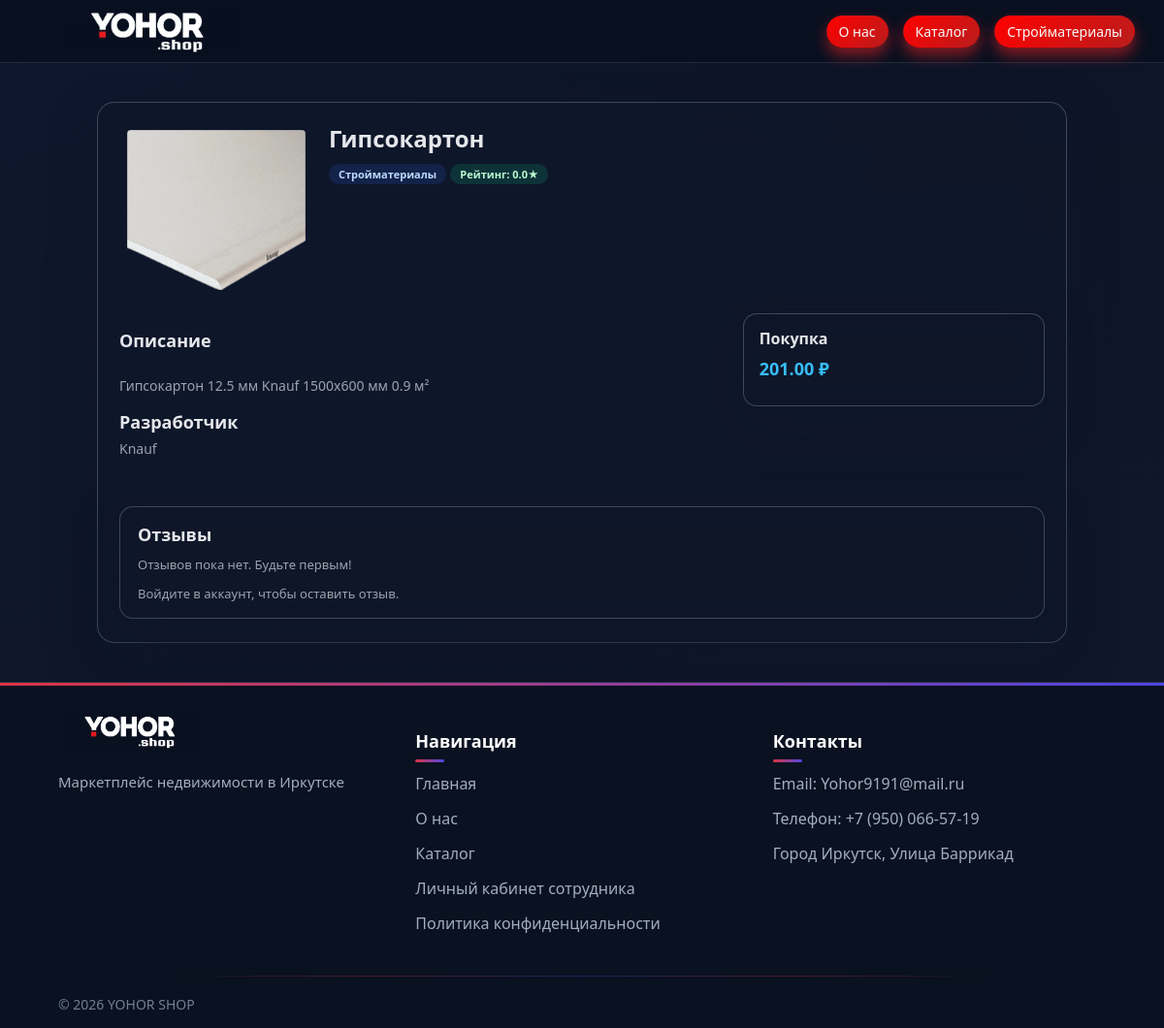
Page /software/6 on the committed database.
### tables this page shows
CREATE TABLE software (
            id INTEGER PRIMARY KEY AUTOINCREMENT,
            name TEXT NOT NULL,
            description TEXT,
            price REAL NOT NULL CHECK(price >= 0),
            category_id INTEGER NOT NULL,
            developer TEXT NOT NULL,
            downloads INTEGER DEFAULT 0,
            rating_avg REAL DEFAULT 0.0 CHECK(rating_avg >= 0 AND rating_avg <= 5),
            image_url TEXT,
            created_at TIMESTAMP DEFAULT CURRENT_TIMESTAMP,
            FOREIGN KEY (category_id) REFERENCES categories(id) ON DELETE RESTRICT
        );

CREATE TABLE categories (
            id INTEGER PRIMARY KEY AUTOINCREMENT,
            name TEXT NOT NULL UNIQUE,
            description TEXT,
            created_at TIMESTAMP DEFAULT CURRENT_TIMESTAMP
        );

### app.py (the view)
@app.route('/software/<int:software_id>')
def software_detail(software_id):
    user_id = session.get('user_id')
    software = get_software_by_id(software_id)
    if not software:
        flash('Товар не найден.', 'danger')
        return redirect(url_for('building_materials'))
    reviews = get_reviews_for_software(software_id)
    can_review = False
    user_review = None
    if user_id:
        can_review = user_has_purchased_software(user_id, software_id)
        if can_review:
            user_review = get_user_review_for_software(user_id, software_id)
    return render_template(
        'software_detail.html',
        software=software,
        reviews=reviews,
        can_review=can_review,
        user_review=user_review,
    )

### app.py (called while the page is built)
@app.context_processor
def inject_user():
    user_id = session.get('user_id')
    cart_count = 0
    active_tickets_count = 0
    if user_id:
        cart_items = get_cart_items(user_id)
        cart_count = len(cart_items)
    try:
        active_tickets_count = count_active_tickets()
    except Exception:
        active_tickets_count = 0
    return dict(
        user_id=user_id,
        user_name=session.get('user_name'),
        user_role=session.get('user_role'),
        cart_count=cart_count,
        active_tickets_count=active_tickets_count,
        categories=get_all_categories(),
    )

@app.context_processor
def inject_user():
    user_id = session.get('user_id')
    cart_count = 0
    active_applications_count = 0
    if user_id:
        cart_items = get_cart_items(user_id)
        cart_count = len(cart_items)
    try:
        active_applications_count = count_active_applications()
    except Exception:
        active_applications_count = 0
    return dict(
        user_id=user_id,
        user_name=session.get('user_name'),
        user_role=session.get('user_role'),
        cart_count=cart_count,
        active_applications_count=active_applications_count,
        categories=get_all_categories(),
    )

### db.py (called while the page is built)
def get_db_connection(db_name='software_shop.db'):
    conn = sqlite3.connect(db_name)
    conn.row_factory = sqlite3.Row
    return conn

def count_active_tickets(db_name="software_shop.db") -> int:
    conn = get_db_connection(db_name)
    try:
        cur = conn.cursor()
        row = cur.execute(
            """
            SELECT COUNT(*) AS cnt
            FROM support_tickets
            WHERE status IN ('new', 'in_progress')
            """
        ).fetchone()
        return row["cnt"]
    finally:
        conn.close()

def get_all_categories(db_name='software_shop.db') -> List[sqlite3.Row]:
    conn = get_db_connection(db_name)
    try:
        cursor = conn.cursor()
        categories = cursor.execute('SELECT * FROM categories ORDER BY name').fetchall()
        return categories
    finally:
        conn.close()

def count_active_applications(dbname: str = "software_shop.db") -> int:
    conn = get_db_connection(dbname)
    try:
        cur = conn.cursor()
        row = cur.execute(
            "SELECT COUNT(*) AS cnt FROM applications WHERE status IN ('new', 'in_review')"
        ).fetchone()
        return row["cnt"]
    finally:
        conn.close()

### templates/software_detail.html (shortened to what this page needs)
<!DOCTYPE html>
<html lang="ru">
<head>
    <link rel="stylesheet" href="{{ url_for('static', filename='style.css') }}">
</head>
<body>
    <div class="page-bg"></div>
    <div class="page-gradient"></div>
    <header class="header">
        <div class="container">
            <div class="nav">
                <a href="{{ url_for('index') }}" class="logo">
                    <img src="{{ url_for('static', filename='logo.png') }}" alt="YOHOR SHOP" class="logo-img">
                </a>
                <nav class="menu">
                    <a href="{{ url_for('description') }}" class="pill-link pill-link-primary">О нас</a>
                    <a href="{{ url_for('catalog') }}" class="pill-link pill-link-primary">Каталог</a>
                    <a href="{{ url_for('building_materials') }}" class="pill-link pill-link-primary">Стройматериалы</a>
                </nav>
            </div>
        </div>
    </header>
    <main>
        <section class="section">
            <div class="container" style="max-width: 1040px;">
                <div class="glass product-detail" style="border-radius: 18px; padding: 20px 22px 24px;">
                    <div class="product-detail-header" style="display:flex; gap:16px; align-items:flex-start;">
                        {% if software['image_url'] %}
                        <div style="flex:0 0 200px;">
                            <img id="productImage" src="{{ software['image_url'] }}" alt="{{ software['name'] }}"
                                onclick="this.classList.toggle('zoomed')" style="
                                    width:200px;
                                    height:auto;
                                    max-height:200px;
                                    border-radius:12px;
                                    object-fit:contain;
                                    cursor:zoom-in;
                                    transition: all 0.3s ease;
                                    padding:8px;">
                        </div>
                        {% endif %}
                        <div style="flex:1;">
                            <h1 style="margin: 0 0 6px; font-size: 24px;">
                                {{ software['name'] }}
                            </h1>
                            {% if software['category_name'] %}
                            <span class="badge badge-blue">
                                {{ software['category_name'] }}
                            </span>
                            {% endif %}
                            {% if software['category_name'] %}
                            <span class="badge badge-green">
                                Рейтинг:&nbsp;
                                <strong>{{ '%.1f'|format(software['rating_avg']) }}</strong> ★
                            </span>
                            {% endif %}
                        </div>
                    </div>
                    <div class="product-detail-body">
                        <div class="product-detail-main">
                            <h2 style="margin: 16px 0 6px; font-size: 18px;">Описание</h2>
                            <p style="margin: 0; font-size: 14px; color: var(--text-muted); white-space: pre-line;">
                                {{ software['description'] }}
                            </p>
                            <h2 style="margin: 16px 0 6px; font-size: 18px;">Разработчик</h2>
                            <p style="margin: 0; font-size: 14px; color: var(--text-muted);">
                                {{ software['developer'] }}
                            </p>
                        </div>
                        <aside class="product-detail-aside">
                            <div class="glass" style="border-radius: 14px;">
                                <div class="product-detail-aside-inner" style="padding: 14px 16px 18px;">
                                    <h3 style="margin: 0 0 8px; font-size: 16px;">Покупка</h3>
                                    <p style="margin: 0 0 8px; font-size: 18px; font-weight: 600; color: #38bdf8;">
                                        {{ '%.2f'|format(software['price']) }} ₽
                                    </p>
                                </div>
                            </div>
                        </aside>
                    </div>
                    <div class="glass" style="padding: 16px 18px; border-radius: 14px; margin-top: 20px;">
                        <h2 style="margin: 0 0 10px; font-size: 18px;">Отзывы</h2>
                        {% if reviews %}
                        <div style="display: flex; flex-direction: column; gap: 10px; margin-bottom: 16px;">
                            {% for r in reviews %}
                            <div class="glass" style="padding: 10px 12px; border-radius: 12px;">
                                <div style="display:flex; justify-content:space-between; align-items:center;">
                                    <div style="font-size: 13px; color: var(--text-muted);">
                                        {{ r['user_name'] }}
                                        • Оценка: {{ r['rating'] }}/5
                                    </div>
                                    <div style="font-size: 11px; color: var(--text-muted);">
                                        {{ r['created_at'] }}
                                    </div>
                                </div>
                                <p style="margin: 6px 0 0; font-size: 14px;">
                                    {{ r['comment'] }}
                                </p>
                            </div>
                            {% endfor %}
                        </div>
                        {% else %}
                        <p style="margin: 0 0 12px; font-size: 13px; color: var(--text-muted);">
                            Отзывов пока нет. Будьте первым!
                        </p>
                        {% endif %}
                        {% if user_id and can_review %}
                        <h3 style="margin: 0 0 8px; font-size: 16px;">
                            {% if user_review %}Обновить свой отзыв{% else %}Оставить отзыв{% endif %}
                        </h3>
                        <form method="post" action="{{ url_for('add_software_review', software_id=software['id']) }}"
                            style="display: flex; flex-direction: column; gap: 8px; max-width: 420px;">
                            <label style="font-size: 13px; color: var(--text-muted);">
                                Оценка:
                                <select name="rating" required
                                    style="margin-left: 4px; padding: 4px 8px; border-radius: 999px;
                                               border: 1px solid rgba(148,163,184,0.4);
                                               background: rgba(15,23,42,0.9); color: var(--text-main); font-size: 13px;">
                                    {% for i in range(1, 6) %}
                                    <option value="{{ i }}" {% if user_review and user_review['rating']==i %}selected{%
                                        endif %}>
                                        {{ i }}
                                    </option>
                                    {% endfor %}
                                </select>
                            </label>
                            <textarea name="comment" rows="3" placeholder="Поделитесь впечатлениями о продукте" required
                                style="width: 100%; padding: 8px 10px; border-radius: 10px;
                                             border: 1px solid rgba(148,163,184,0.4);
                                             background: rgba(15,23,42,0.9); color: var(--text-main); font-size: 13px;">{{ user_review['comment'] if user_review else '' }}</textarea>
                            <button type="submit" class="btn btn-primary"
                                style="font-size: 13px; align-self: flex-start;">
                                {% if user_review %}Обновить отзыв{% else %}Отправить отзыв{% endif %}
                            </button>
                        </form>
                        {% elif user_id %}
                        <p style="margin: 10px 0 0; font-size: 13px; color: var(--text-muted);">
                            Оставлять отзывы могут только пользователи, купившие этот продукт.
                        </p>
                        {% else %}
                        <p style="margin: 10px 0 0; font-size: 13px; color: var(--text-muted);">
                            Войдите в аккаунт, чтобы оставить отзыв.
                        </p>
                        {% endif %}
                    </div>
                </div>
            </div>
        </section>
    </main>
        <footer class="footer">
            <div class="container">
                <div class="footer__inner">
                    <div class="footer__col">
                        <a href="{{ url_for('index') }}" class="logo logo--footer">
                            <img src="{{ url_for('static', filename='logo.png') }}" alt="YOHOR SHOP"
                                class="logo__image">
                        </a>
                        <p class="footer__text">Маркетплейс недвижимости в Иркутске</p>
                    </div>
                    <div class="footer__col">
                        <h3 class="footer__title">Навигация</h3>
                        <ul class="footer__list">
                            <li><a href="{{ url_for('index') }}">Главная</a></li>
                            <li><a href="{{ url_for('description') }}">О нас</a></li>
                            <li><a href="{{ url_for('catalog') }}">Каталог</a></li>
                            <li><a href="{{ url_for('login') }}">Личный кабинет сотрудника</a></li>
                            <li><a href="{{ url_for('privacy_policy') }}">Политика конфиденциальности</a></li>
                        </ul>
                    </div>
                    <div class="footer__col">
                        <h3 class="footer__title">Контакты</h3>
                        <ul class="footer__list">
                            <li>Email: Yohor9191@mail.ru</li>
                            <li>Телефон: +7 (950) 066-57-19</li>
                            <li>Город Иркутск, Улица Баррикад</li>
                        </ul>
                    </div>
                </div>
                <div class="footer__copyright">© 2026 YOHOR SHOP</div>
            </div>
        </footer>
</body>
</html>

### rows in the picture
software: image_url (picture), name "Гипсокартон", rating_avg "0.0", description "Гипсокартон 12.5 мм Knauf 1500x600 мм 0.9 м²", developer "Knauf", price "201.00"
categories: category_name "Стройматериалы"
